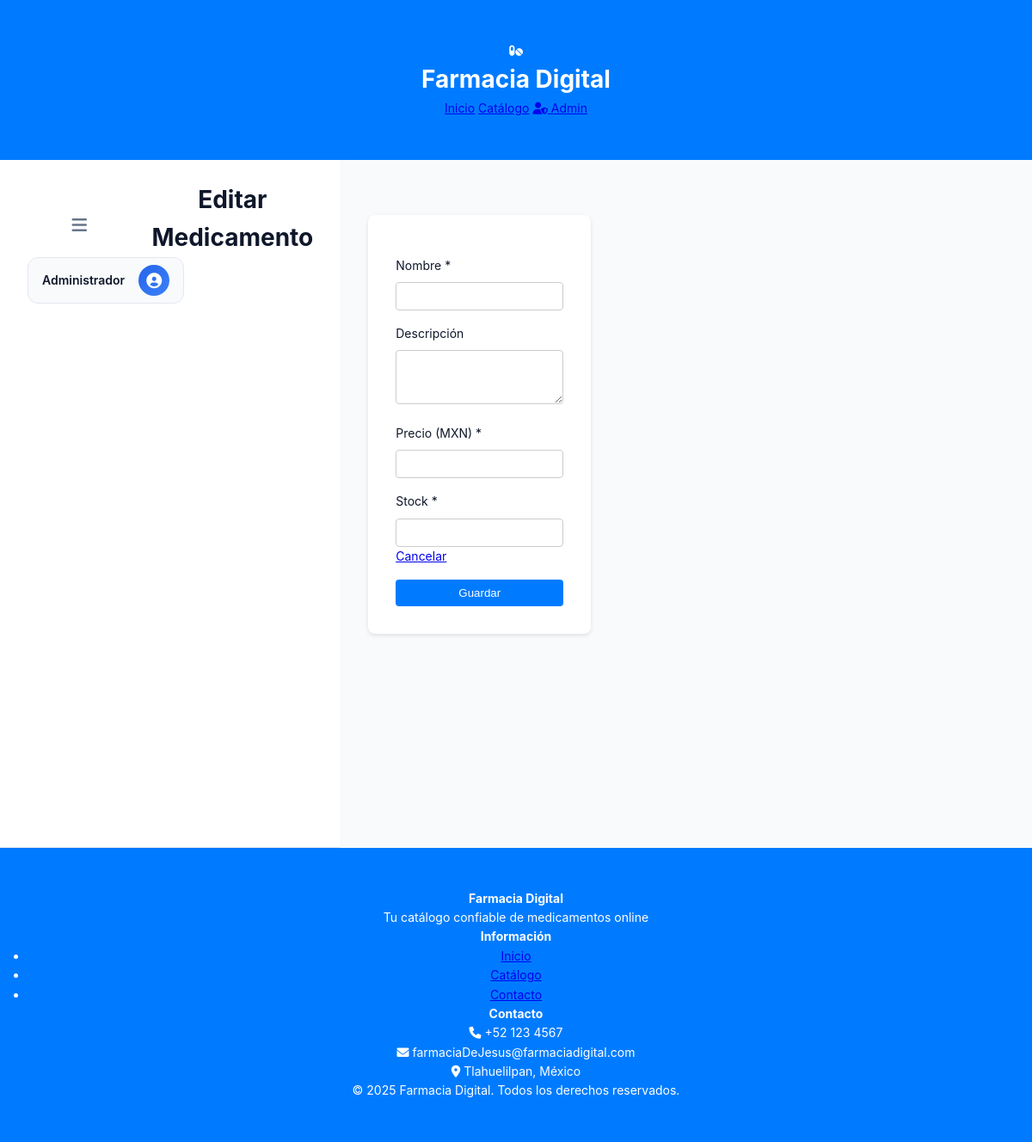
Before: /medication/edit/4 (signed in) with the older database file.
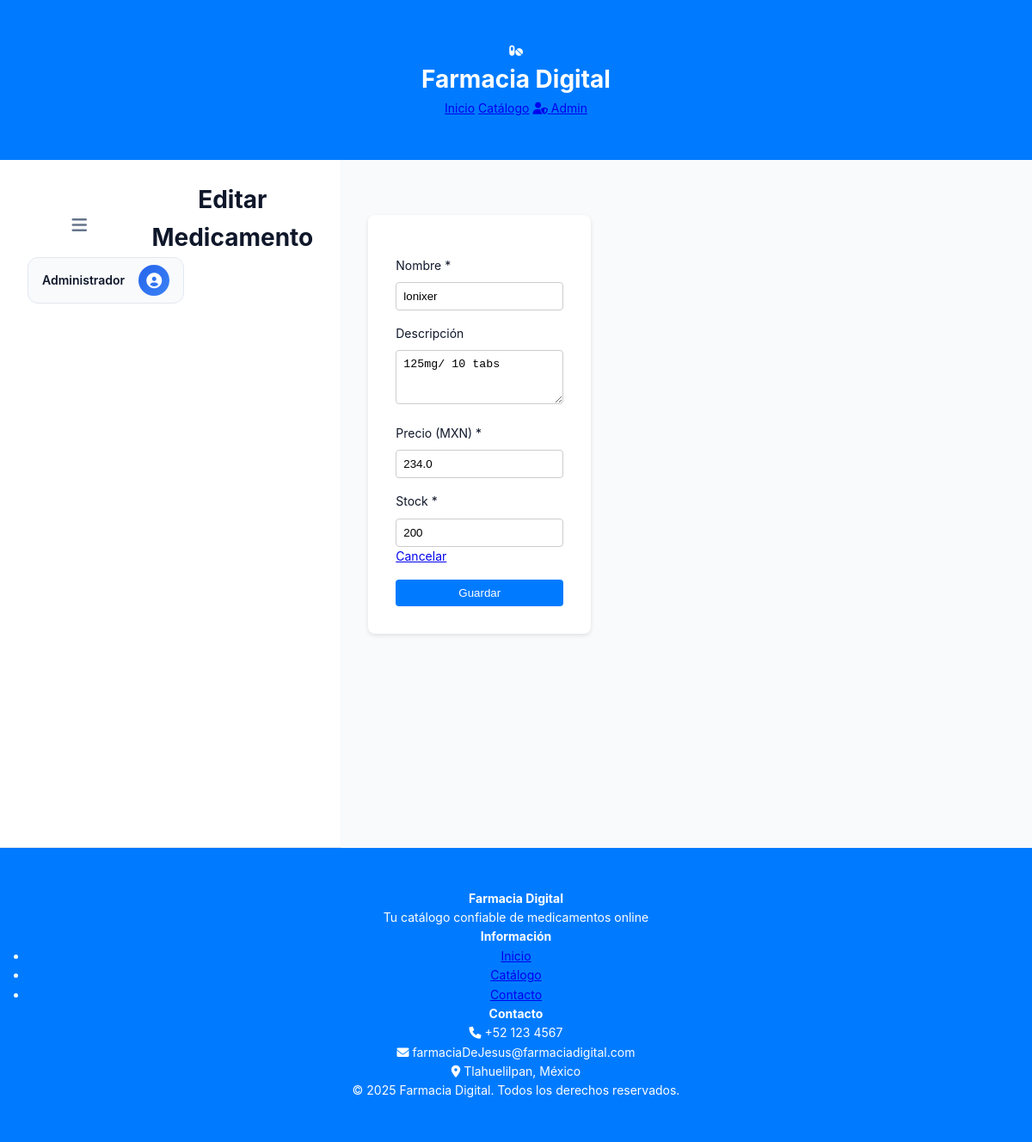
After: the same page with the newer database file.
### tables this page shows
CREATE TABLE medication (
    id INTEGER PRIMARY KEY AUTOINCREMENT,
    name TEXT NOT NULL,
    description TEXT,
    price REAL NOT NULL,
    stock INTEGER NOT NULL
);

### app.py (the view, shortened to what this page needs)
@app.route('/medication/edit/<int:id>', methods=['GET', 'POST'])
def edit_med(id):
    if not session.get('admin'):
        return redirect(url_for('login'))
    conn = get_db_connection()
    med = conn.execute('SELECT * FROM medication WHERE id = ?', (id,)).fetchone()
    conn.close()
    return render_template('medication_form.html', action='edit', med=med)

### app.py (called while the page is built)
@app.context_processor
def inject_current_year():
    return {'current_year': datetime.datetime.now().year}

def get_db_connection():
    conn = sqlite3.connect('pharmacy.db')
    conn.row_factory = sqlite3.Row
    return conn

### templates/medication_form.html
{% extends 'base.html' %}
{% block extra_css %}
    <link rel="stylesheet" href="{{ url_for('static', filename='css/admin.css') }}">
{% endblock %}
{% block content %}
<main class="admin-main">
    <header class="admin-header">
        <div class="header-left">
            <button id="sidebarToggle" class="menu-toggle">
                <i class="fas fa-bars"></i>
            </button>
            <h2 id="pageTitle">{{ 'Editar' if action=='edit' else 'Crear' }} Medicamento</h2>
        </div>
        <div class="header-right">
            <div class="user-info">
                <span id="adminUsername">Administrador</span>
                <div class="user-avatar">
                    <i class="fas fa-user-circle"></i>
                </div>
            </div>
        </div>
    </header>
    <div class="admin-content">
        <div class="form-container">
            <form method="post">
                <div class="form-group">
                    <label for="name">Nombre *</label>
                    <input type="text" id="name" name="name" value="{{ med.name if med else '' }}" required>
                </div>
                <div class="form-group">
                    <label for="description">Descripción</label>
                    <textarea id="description" name="description" rows="3">{{ med.description if med else '' }}</textarea>
                </div>
                <div class="form-group">
                    <label for="price">Precio (MXN) *</label>
                    <input type="number" id="price" name="price" step="0.01" min="0" value="{{ med.price if med else '' }}" required>
                </div>
                <div class="form-group">
                    <label for="stock">Stock *</label>
                    <input type="number" id="stock" name="stock" min="0" value="{{ med.stock if med else '' }}" required>
                </div>
                <div class="form-actions">
                    <a href="{{ url_for('admin_panel') }}" class="btn-cancel">Cancelar</a>
                    <button type="submit" class="btn-save">Guardar</button>
                </div>
            </form>
        </div>
    </div>
</main>
{% endblock %}

### templates/base.html (shortened to what this page needs)
<!DOCTYPE html>
<html lang="es">
<head>
    <link rel="stylesheet" href="{{ url_for('static', filename='css/style.css') }}">
    <link href="https://cdnjs.cloudflare.com/ajax/libs/font-awesome/6.0.0/css/all.min.css" rel="stylesheet">
    {% block extra_css %}{% endblock %}
</head>
<body>
    <header class="header">
        <div class="container">
            <div class="header-content">
                <div class="logo">
                    <i class="fas fa-pills"></i>
                    <h1>Farmacia Digital</h1>
                </div>
                <nav class="nav">
                    <a href="{{ url_for('index') }}" class="nav-link">Inicio</a>
                    <a href="{{ url_for('index') }}#catalogo" class="nav-link">Catálogo</a>
                    {% if session.admin %}
                        <a href="{{ url_for('admin_panel') }}" class="nav-link admin-link">
                            <i class="fas fa-user-shield"></i> Admin
                        </a>
                    {% else %}
                        <a href="{{ url_for('login') }}" class="nav-link admin-link">
                            <i class="fas fa-user-shield"></i> Admin
                        </a>
                    {% endif %}
                </nav>
            </div>
        </div>
    </header>
    {% block content %}{% endblock %}
    <footer class="footer">
        <div class="container">
            <div class="footer-content">
                <div class="footer-section">
                    <h4>Farmacia Digital</h4>
                    <p>Tu catálogo confiable de medicamentos online</p>
                </div>
                <div class="footer-section">
                    <h4>Información</h4>
                    <ul>
                        <li><a href="{{ url_for('index') }}">Inicio</a></li>
                        <li><a href="{{ url_for('index') }}#catalogo">Catálogo</a></li>
                        <li><a href="#">Contacto</a></li>
                    </ul>
                </div>
                <div class="footer-section">
                    <h4>Contacto</h4>
                    <p><i class="fas fa-phone"></i> +52 123 4567</p>
                    <p><i class="fas fa-envelope"></i> farmaciaDeJesus@farmaciadigital.com</p>
                    <p><i class="fas fa-map-marker-alt"></i> Tlahuelilpan, México</p>
                </div>
            </div>
            <div class="footer-bottom">
                <p>&copy; {{ current_year }} Farmacia Digital. Todos los derechos reservados.</p>
            </div>
        </div>
    </footer>
</body>
</html>

### static/css/style.css (style rules this page uses)
* { box-sizing: border-box; margin: 0; padding: 0; }
body { font-family: Arial, sans-serif; background: #f9f9f9; color: #333; }
header, footer { background: #007BFF; color: #fff; padding: 1rem; text-align: center; }
.container { max-width: 1200px; margin: 2rem auto; padding: 0 1rem; }
.auth-container, .form-container { background: #fff; padding: 2rem; border-radius: 8px; box-shadow: 0 2px 5px rgba(0,0,0,0.1); max-width: 400px; margin: 2rem auto; }
label { display: block; margin-top: 1rem; }
input, textarea, button { width: 100%; padding: 0.5rem; margin-top: 0.5rem; border: 1px solid #ccc; border-radius: 4px; }
button { background: #007BFF; color: #fff; border: none; cursor: pointer; margin-top: 1rem; }

### static/css/admin.css (style rules this page uses)
:root { --primary-color: #2563eb; --primary-dark: #1e40af; --primary-light: #3b82f6; --secondary-color: #1e293b; --accent-color: #f59e0b; --accent-light: #fbbf24; --success-color: #10b981; --success-light: #34d399; --error-color: #ef4444; --error-light: #f87171; --warning-color: #f59e0b; --info-color: #06b6d4; --bg-primary: #f8fafc; --bg-secondary: #ffffff; --bg-dark: #0f172a; --bg-sidebar: #1e293b; --bg-card: #ffffff; --text-primary: #0f172a; --text-secondary: #64748b; --text-light: #94a3b8; --text-white: #ffffff; --border-color: #e2e8f0; --border-light: #f1f5f9; --shadow-sm: 0 1px 2px 0 rgba(0, 0, 0, 0.05); --shadow-md: 0 4px 6px -1px rgba(0, 0, 0, 0.1), 0 2px 4px -1px rgba(0, 0, 0, 0.06); --shadow-lg: 0 10px 15px -3px rgba(0, 0, 0, 0.1), 0 4px 6px -2px rgba(0, 0, 0, 0.05); --shadow-xl: 0 20px 25px -5px rgba(0, 0, 0, 0.1), 0 10px 10px -5px rgba(0, 0, 0, 0.04); --border-radius: 12px; --border-radius-sm: 8px; --border-radius-lg: 16px; --transition: all 0.3s cubic-bezier(0.4, 0, 0.2, 1); --transition-fast: all 0.15s ease-in-out; --spacing-xs: 0.25rem; --spacing-sm: 0.5rem; --spacing-md: 1rem; --spacing-lg: 1.5rem; --spacing-xl: 2rem; --spacing-2xl: 3rem; --sidebar-width: 280px; --sidebar-collapsed-width: 80px; }
* { margin: 0; padding: 0; box-sizing: border-box; }
body { font-family: -apple-system, BlinkMacSystemFont, 'Segoe UI', Roboto, 'Helvetica Neue', Arial, sans-serif; background-color: var(--bg-primary); color: var(--text-primary); line-height: 1.6; font-size: 14px; overflow-x: hidden; }
.admin-main { display: flex; min-height: 100vh; }
.admin-header { background: var(--bg-secondary); padding: var(--spacing-lg) var(--spacing-xl); box-shadow: var(--shadow-sm); border-bottom: 1px solid var(--border-color); position: sticky; top: 0; z-index: 100; backdrop-filter: blur(10px); background: rgba(255, 255, 255, 0.95); }
.header-left { display: flex; align-items: center; gap: var(--spacing-lg); }
.menu-toggle { background: none; border: none; font-size: 1.25rem; color: var(--text-secondary); cursor: pointer; padding: var(--spacing-sm); border-radius: var(--border-radius-sm); transition: var(--transition); }
#pageTitle { font-size: 1.75rem; font-weight: 700; color: var(--text-primary); margin: 0; }
.header-right { display: flex; align-items: center; gap: var(--spacing-lg); }
.user-info { display: flex; align-items: center; gap: var(--spacing-md); padding: var(--spacing-sm) var(--spacing-md); background: var(--bg-primary); border-radius: var(--border-radius); border: 1px solid var(--border-color); }
.user-info span { font-weight: 600; color: var(--text-primary); }
.user-avatar { width: 36px; height: 36px; background: linear-gradient(135deg, var(--primary-color) 0%, var(--primary-light) 100%); border-radius: 50%; display: flex; align-items: center; justify-content: center; color: var(--text-white); font-size: 1.125rem; }
.admin-content { padding: var(--spacing-xl); }

Changed rows visible on the page:
added medication: name "lonixer", description "125mg/ 10 tabs", price "234.0", stock "200"
